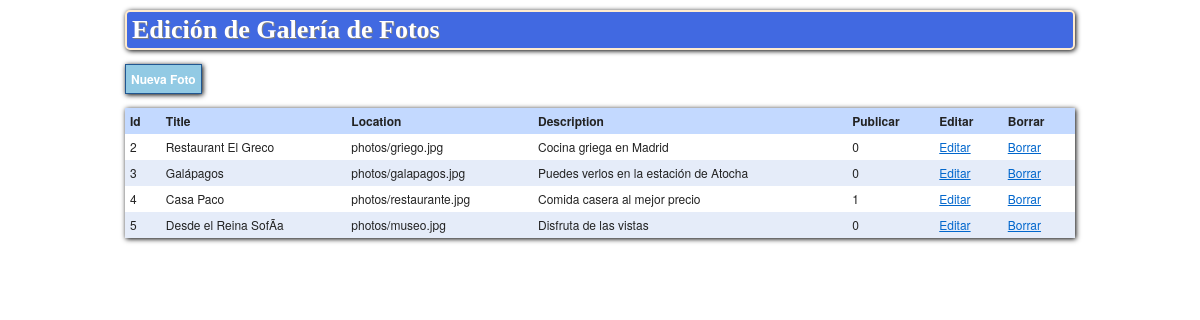
The page / on the database its author committed.
### tables this page shows
CREATE TABLE IF NOT EXISTS `photos` (
  `id` int(11) NOT NULL AUTO_INCREMENT,
  `location` varchar(100) NOT NULL,
  `location_mini` varchar(100) NOT NULL,
  `title` varchar(100) NOT NULL,
  `description` varchar(100) NOT NULL,
  `publicar` tinyint(4) NOT NULL DEFAULT '0',
  PRIMARY KEY (`id`)
);

### clase.php (called while the page is built, shortened)
<?php
class Conexion
{
	var $con;
	function Conexion()
	{
		$conection['server']="localhost";
		$conection['user']="root";
		$conection['pass']="140573";
		$conection['base']="mydatabase";
		$conect= mysql_connect($conection['server'],$conection['user'],$conection['pass']);
		if ($conect)
		{
			$this->con=$conect;
		}
	}
	function getConexion()
	{
		return $this->con;
	}
}
class sQuery
{
	var $coneccion;
	var $consulta;
	function sQuery()
	{
		$this->coneccion= new Conexion();
	}
	function executeQuery($cons)
	{
		$this->consulta= mysql_query($cons,$this->coneccion->getConexion());
		return $this->consulta;
	}
    function fetchAll()
    {
        $rows=array();
		if ($this->consulta)
		{
			while($row=  mysql_fetch_array($this->consulta))
			{
				$rows[]=$row;
			}
		}
        return $rows;
    }
}
class Photo
{
    public static function getPhotos()
		{
			$obj_photo=new sQuery();
			$obj_photo->executeQuery("select * from photos");
			return $obj_photo->fetchAll();
		}
}

### templates/clientesGrid.php (the view, shortened to what this page needs)
<div class="bar">
    <a id="new" class="button" href="javascript:void(0);">Nueva Foto</a>
</div>
<table>
    <thead>
        <tr>
            <th>Id</th>
            <th>Title</th>
            <th>Location</th>
            <th>Description</th>
            <th>Publicar</th>
            <th>Editar</th>
            <th>Borrar</th>
        </tr>
    </thead>
    <tbody>
        <?php foreach ($view->photos as $photo):   ?>
            <tr>
                <td><?php echo $photo['id'];?></td>
                <td><?php echo $photo['title'];?></td>
                <td><?php echo $photo['location'];?></td>
                <td><?php echo $photo['description'];?></td>
                <td><?php echo $photo['publicar'];?></td>
                <td><a class="edit" href="javascript:void(0);" data-id="<?php echo $photo['id'];?>">Editar</a></td>
                <td><a class="delete" href="javascript:void(0);" data-id="<?php echo $photo['id'];?>">Borrar</a></td>
            </tr>
        <?php endforeach; ?>
    </tbody>
</table>

### index.php (shortened to what this page needs)
    <?php header( 'Content-type: text/html; charset=utf-8' );
include_once ("clase.php");
$action='index';
$view= new stdClass();
$view->disableLayout=false;
switch ($action)
{
    case 'index':
        $view->photos=Photo::getPhotos();
        $view->contentTemplate="templates/clientesGrid.php";
        break;
}
if ($view->disableLayout==true)
{include_once ($view->contentTemplate);}
else
{include_once ('templates/layout.php');}

### templates/layout.php (shortened to what this page needs)
<!DOCTYPE html PUBLIC "-//W3C//DTD XHTML 1.0 Transitional//EN" "http://www.w3.org/TR/xhtml1/DTD/xhtml1-transitional.dtd">
<html xmlns="http://www.w3.org/1999/xhtml" lang="es" xml:lang="es">
<head>
    <link rel="stylesheet" type="text/css" href="resources/screen.css" charset="utf-8" />
    <link rel="stylesheet" type="text/css" href="resources/style.css" charset="utf-8"/>
</head>
<body>
    <div class="container">
        <h1 class="title">Edici&oacute;n de Galer&iacute;a de Fotos</h1>
        <div id="content">
            <?php include_once ($view->contentTemplate);  ?>
        </div>
    </div>
</body>
</html>

### resources/screen.css (style rules this page uses)
html { margin:0;padding:0;border:0; }
body, div, span, object, iframe, h1, h2, h3, h4, h5, h6, p, blockquote, pre, a, abbr, acronym, address, code, del, dfn, em, img, q, dl, dt, dd, ol, ul, li, fieldset, form, label, legend, table, caption, tbody, tfoot, thead, tr, th, td, article, aside, dialog, figure, footer, header, hgroup, nav, section { margin:0;padding:0;border:0;font-size:100%;font:inherit;vertical-align:baseline; }
body { line-height:1.5;background:white; }
table { border-collapse:separate;border-spacing:0; }
caption, th, td { text-align:left;font-weight:normal;float:none !important; }
table, th, td { vertical-align:middle; }
html { font-size:100.01%; }
body { font-size:75%;color:#222;background:#fff;font-family:"Helvetica Neue", Arial, Helvetica, sans-serif; }
h1, h2, h3, h4, h5, h6 { font-weight:normal;color:#111; }
h1 { font-size:3em;line-height:1;margin-bottom:0.5em; }
a { color:#06c;text-decoration:underline; }
table { margin-bottom:1.4em;width:100%; }
th { font-weight:bold; }
thead th { background:#c3d9ff; }
th, td, caption { padding:4px 10px 4px 5px; }
tbody tr:nth-child(even) td, tbody tr.even td { background:#e5ecf9; }
.container { width:950px;margin:0 auto; }
.clearfix:after, .container:after { content:"\0020";display:block;height:0;clear:both;visibility:hidden;overflow:hidden; }
.clearfix, .container { display:block; }

### resources/style.css (style rules this page uses)
a.button { background-color: #92cae4; border:1px solid #205791; color:white; padding:5px; text-decoration: none; font-weight: bold; box-shadow:1px 1px 5px black; tex-shadow:1px 1px black; }
table { box-shadow:1px 1px 5px black; border-spacing: 0 \0/; border-collapse: collapse \0/; border-right: 2px inset #D3D3D3 \0/; border-bottom: 2px inset #D3D3D3 \0/; *border-spacing: 0; *border-collapse: collapse; *border-right: 2px inset #D3D3D3; *border-bottom: 2px inset #D3D3D3; }
.bar { margin-top:20px; margin-bottom: 20px; }
.title { background-color: RoyalBlue; border: 2px solid blanchedAlmond; border-radius: 5px 5px 5px 5px; box-shadow: 1px 1px 5px black; color: white; font-family: Lucida Grande; font-size: 26px; font-weight: bold; margin-top: 10px; padding: 5px; text-shadow: 1px 1px gray; }

### rows shown on the page
photos: id "2", title "Restaurant El Greco", location "photos/griego.jpg", description "Cocina griega en Madrid", publicar "0"
photos: id "3", title "Galápagos", location "photos/galapagos.jpg", description "Puedes verlos en la estación de Atocha", publicar "0"
photos: id "4", title "Casa Paco", location "photos/restaurante.jpg", description "Comida casera al mejor precio", publicar "1"
photos: id "5", title "Desde el Reina SofÃ­a", location "photos/museo.jpg", description "Disfruta de las vistas", publicar "0"
